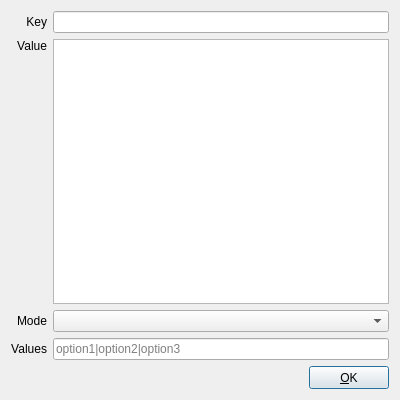
<?xml version="1.0" encoding="UTF-8"?>
<ui version="4.0">
 <class>KeyValueDialog</class>
 <widget class="QDialog" name="KeyValueDialog">
  <property name="geometry">
   <rect>
    <x>0</x>
    <y>0</y>
    <width>400</width>
    <height>400</height>
   </rect>
  </property>
  <layout class="QGridLayout" name="gridLayout">
   <item row="1" column="1" colspan="2">
    <widget class="QTextEdit" name="textEditValue">
     <property name="tabChangesFocus">
      <bool>true</bool>
     </property>
    </widget>
   </item>
   <item row="2" column="0">
    <widget class="QLabel" name="labelMode">
     <property name="text">
      <string>Mode</string>
     </property>
     <property name="alignment">
      <set>Qt::AlignRight|Qt::AlignTrailing|Qt::AlignVCenter</set>
     </property>
    </widget>
   </item>
   <item row="2" column="1" colspan="2">
    <widget class="QComboBox" name="comboBoxMode"/>
   </item>
   <item row="3" column="0">
    <widget class="QLabel" name="labelCycleValues">
     <property name="text">
      <string>Values</string>
     </property>
     <property name="alignment">
      <set>Qt::AlignRight|Qt::AlignTrailing|Qt::AlignVCenter</set>
     </property>
    </widget>
   </item>
   <item row="3" column="1" colspan="2">
    <widget class="QLineEdit" name="lineEditCycleValues">
     <property name="placeholderText">
      <string>option1|option2|option3</string>
     </property>
    </widget>
   </item>
   <item row="4" column="1">
    <spacer name="horizontalSpacer">
     <property name="orientation">
      <enum>Qt::Horizontal</enum>
     </property>
     <property name="sizeHint" stdset="0">
      <size>
       <width>40</width>
       <height>20</height>
      </size>
     </property>
    </spacer>
   </item>
   <item row="1" column="0">
    <widget class="QLabel" name="labelValue">
     <property name="text">
      <string>Value</string>
     </property>
     <property name="alignment">
      <set>Qt::AlignRight|Qt::AlignTop|Qt::AlignTrailing</set>
     </property>
    </widget>
   </item>
   <item row="0" column="1" colspan="2">
    <widget class="QLineEdit" name="lineEditKey"/>
   </item>
   <item row="4" column="2">
    <widget class="QPushButton" name="pushButtonOK">
     <property name="minimumSize">
      <size>
       <width>75</width>
       <height>23</height>
      </size>
     </property>
     <property name="text">
      <string>&amp;OK</string>
     </property>
     <property name="shortcut">
      <string>Alt+O</string>
     </property>
    </widget>
   </item>
   <item row="0" column="0">
    <widget class="QLabel" name="labelKey">
     <property name="text">
      <string>Key</string>
     </property>
     <property name="alignment">
      <set>Qt::AlignRight|Qt::AlignTrailing|Qt::AlignVCenter</set>
     </property>
    </widget>
   </item>
  </layout>
 </widget>
 <tabstops>
  <tabstop>lineEditKey</tabstop>
  <tabstop>textEditValue</tabstop>
  <tabstop>comboBoxMode</tabstop>
  <tabstop>lineEditCycleValues</tabstop>
  <tabstop>pushButtonOK</tabstop>
 </tabstops>
 <resources/>
 <connections>
  <connection>
   <sender>pushButtonOK</sender>
   <signal>clicked()</signal>
   <receiver>KeyValueDialog</receiver>
   <slot>accept()</slot>
   <hints>
    <hint type="sourcelabel">
     <x>227</x>
     <y>177</y>
    </hint>
    <hint type="destinationlabel">
     <x>237</x>
     <y>152</y>
    </hint>
   </hints>
  </connection>
 </connections>
 <slots>
  <slot>addressFinished()</slot>
  <slot>nameFinished()</slot>
  <slot>testConnection()</slot>
  <slot>okClicked()</slot>
  <slot>nameChanged(QString)</slot>
  <slot>addressChanged(QString)</slot>
 </slots>
</ui>
